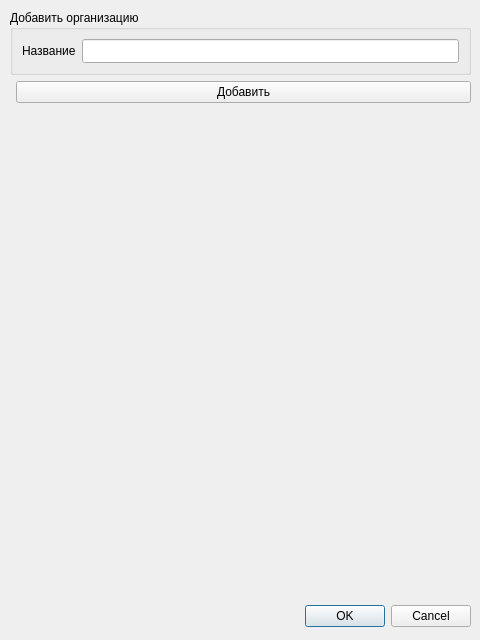
<?xml version="1.0" encoding="UTF-8"?>
<ui version="4.0">
 <class>Dialog</class>
 <widget class="QDialog" name="Dialog">
  <property name="geometry">
   <rect>
    <x>0</x>
    <y>0</y>
    <width>480</width>
    <height>640</height>
   </rect>
  </property>
  <property name="windowTitle">
   <string>Dialog</string>
  </property>
  <widget class="QDialogButtonBox" name="buttonBox">
   <property name="geometry">
    <rect>
     <x>10</x>
     <y>600</y>
     <width>461</width>
     <height>32</height>
    </rect>
   </property>
   <property name="orientation">
    <enum>Qt::Horizontal</enum>
   </property>
   <property name="standardButtons">
    <set>QDialogButtonBox::Cancel|QDialogButtonBox::Ok</set>
   </property>
  </widget>
  <widget class="QWidget" name="layoutWidget">
   <property name="geometry">
    <rect>
     <x>10</x>
     <y>10</y>
     <width>461</width>
     <height>101</height>
    </rect>
   </property>
   <layout class="QFormLayout" name="formLayout_2">
    <property name="fieldGrowthPolicy">
     <enum>QFormLayout::AllNonFixedFieldsGrow</enum>
    </property>
    <item row="1" column="1">
     <widget class="QPushButton" name="pb_add_organisation">
      <property name="text">
       <string>Добавить</string>
      </property>
     </widget>
    </item>
    <item row="0" column="0" colspan="2">
     <widget class="QGroupBox" name="groupBox_2">
      <property name="title">
       <string>Добавить организацию</string>
      </property>
      <layout class="QHBoxLayout" name="horizontalLayout_2">
       <item>
        <widget class="QLabel" name="label_6">
         <property name="text">
          <string>Название</string>
         </property>
        </widget>
       </item>
       <item>
        <widget class="QLineEdit" name="le_organisation_name">
         <property name="minimumSize">
          <size>
           <width>0</width>
           <height>24</height>
          </size>
         </property>
        </widget>
       </item>
      </layout>
     </widget>
    </item>
   </layout>
  </widget>
 </widget>
 <resources/>
 <connections>
  <connection>
   <sender>buttonBox</sender>
   <signal>accepted()</signal>
   <receiver>Dialog</receiver>
   <slot>accept()</slot>
   <hints>
    <hint type="sourcelabel">
     <x>248</x>
     <y>254</y>
    </hint>
    <hint type="destinationlabel">
     <x>157</x>
     <y>274</y>
    </hint>
   </hints>
  </connection>
  <connection>
   <sender>buttonBox</sender>
   <signal>rejected()</signal>
   <receiver>Dialog</receiver>
   <slot>reject()</slot>
   <hints>
    <hint type="sourcelabel">
     <x>316</x>
     <y>260</y>
    </hint>
    <hint type="destinationlabel">
     <x>286</x>
     <y>274</y>
    </hint>
   </hints>
  </connection>
 </connections>
</ui>
